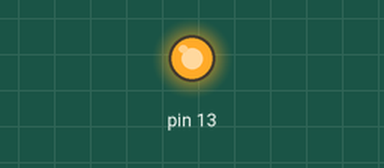
The sketch below on a simulated Arduino Uno, built with avr-gcc and run on an emulated ATmega328P. Shown: output pins drawn as LEDs (lit = HIGH).

Above: at 0.2 s.
At 12.7 s:
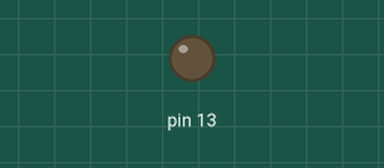
Timing chart, 0 to 18.2 s (numbered marks = the images above):
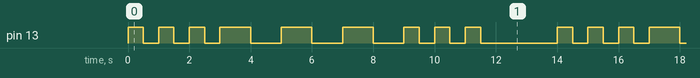

Measured:
- by itself, pin 13: repeats every 14.0 s: 2 × (LOW 0.50 s, HIGH 0.50 s), LOW 0.50 s, 3 × (HIGH 1.0 s, LOW 1.0 s), 2 × (HIGH 0.50 s, LOW 0.50 s), HIGH 0.50 s, LOW 2.5 s, HIGH 0.50 s
- by itself, everything shown: repeats every 14.0 s, in 18 steps

The sketch:

BlinkSos1Simple.ino
```cpp
/*
  Blink SOS
 */


// the setup routine runs once when you press reset:
void setup() {
  // initialize the digital pin as an output.
  pinMode(13, OUTPUT);
}

// the loop routine runs over and over again forever:
void loop() {
  // S
  digitalWrite(13, HIGH);   // turn the LED on (HIGH is the voltage level)
  delay(500);
  digitalWrite(13, LOW);    // turn the LED off by making the voltage LOW
  delay(500);               // wait for a second

  digitalWrite(13, HIGH);   // turn the LED on (HIGH is the voltage level)
  delay(500);
  digitalWrite(13, LOW);    // turn the LED off by making the voltage LOW
  delay(500);

  digitalWrite(13, HIGH);   // turn the LED on (HIGH is the voltage level)
  delay(500);
  digitalWrite(13, LOW);    // turn the LED off by making the voltage LOW
  delay(500);

  // O
  digitalWrite(13, HIGH);   // turn the LED on (HIGH is the voltage level)
  delay(1000);
  digitalWrite(13, LOW);    // turn the LED off by making the voltage LOW
  delay(1000);               // wait for a second

  digitalWrite(13, HIGH);   // turn the LED on (HIGH is the voltage level)
  delay(1000);
  digitalWrite(13, LOW);    // turn the LED off by making the voltage LOW
  delay(1000);

  digitalWrite(13, HIGH);   // turn the LED on (HIGH is the voltage level)
  delay(1000);
  digitalWrite(13, LOW);    // turn the LED off by making the voltage LOW
  delay(1000);

  // S
  digitalWrite(13, HIGH);   // turn the LED on (HIGH is the voltage level)
  delay(500);
  digitalWrite(13, LOW);    // turn the LED off by making the voltage LOW
  delay(500);               // wait for a second

  digitalWrite(13, HIGH);   // turn the LED on (HIGH is the voltage level)
  delay(500);
  digitalWrite(13, LOW);    // turn the LED off by making the voltage LOW
  delay(500);

  digitalWrite(13, HIGH);   // turn the LED on (HIGH is the voltage level)
  delay(500);
  digitalWrite(13, LOW);    // turn the LED off by making the voltage LOW
  delay(500);

  delay(2000);
}
```
